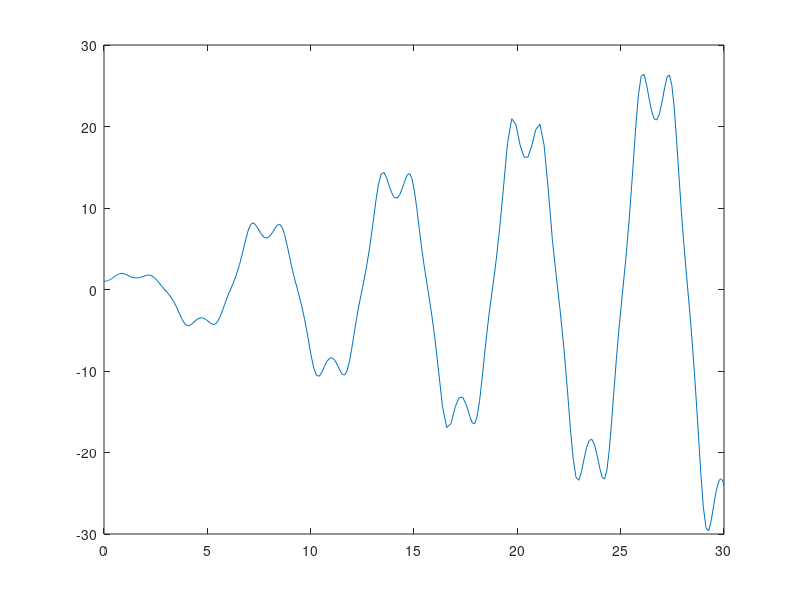

The MATLAB source for this figure:
%% Uppgift 1
r=4;
A=pi*r^2


%% Uppgift 2
x=0:0.1:4*pi;
f=sin(x) + 0.3*sin(5*x);
plot(x,f)


%% Uppgift 3
A=[1 4 7 10;
   2 5 8 11;
   3 6 9 12];
b=[1; 
   3; 
   5];
c=[0 2 4 6 8];

size(A)
A(2,3), b(2), c(3)
A(2,3) = 15


%% Uppgift 4
A=[1 5 9;
   2 0 5;
   3 7 11];
b=[29;
   26;
   39];

R=rref([A b])


A=[1 1 3 4;
   -2 2 2 0;
   1 1 2 3;
   1 -1 -2 -1];
b=[2;
   -4;
   1;
   1];

R=rref([A b])
% x = [1-t; -2; 1-t; t];


%% Uppgift 5
s=0;
for i=1:5
    s=s + i^2
end


%% Uppgift 6
function y=my_fun(x)
    y=x.^2 - cos(x);
end

x=linspace(-1.5, 1.5);
y=my_fun(x);
plot(x,y)
grid on

format long
z=[fzero(@my_fun, -1);
   fzero(@my_fun, 1)]


%% Exempel 7
function f=my_diffeq(t,u)
    f=t*cos(t) + sin(4*t)*u;
end

[t, U]=ode45(@my_diffeq, [0,30], 1);
plot(t,U)

